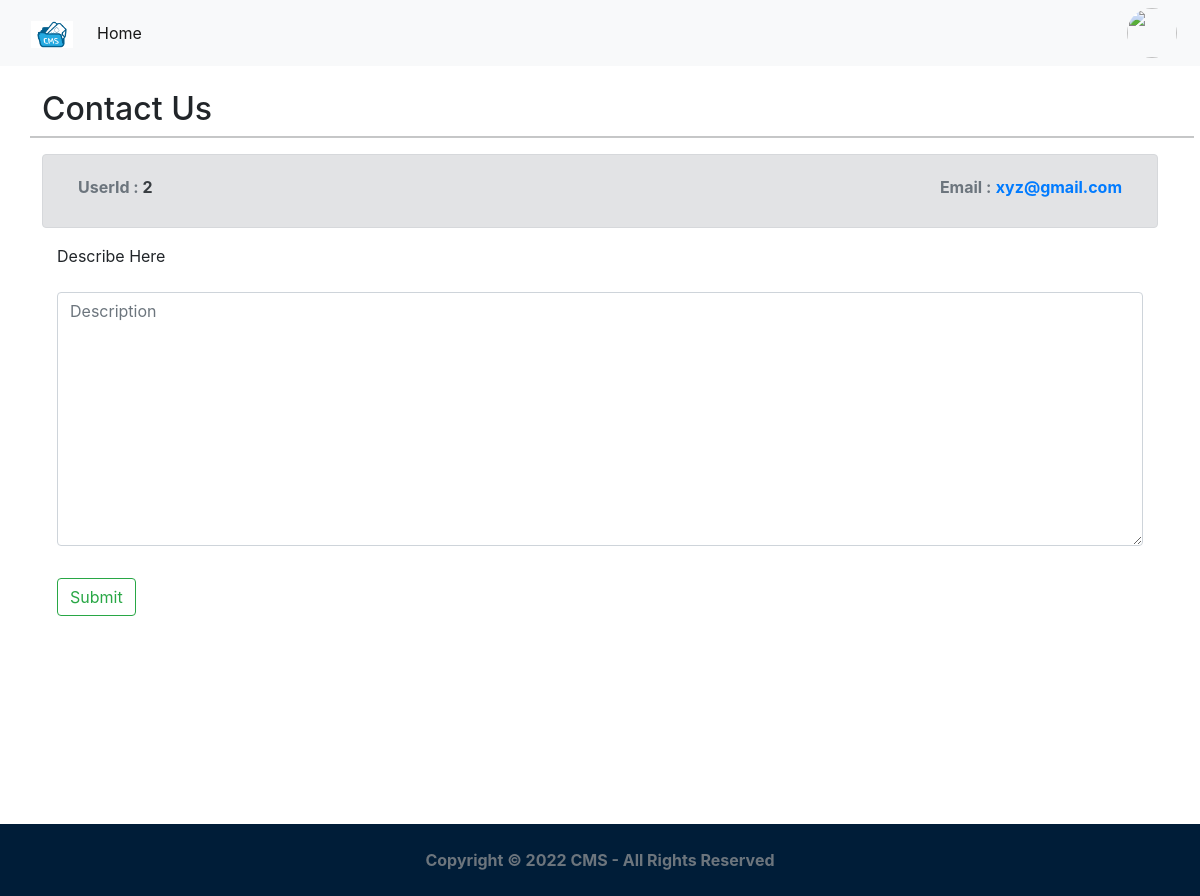
The page /feed/dashboard/contact/ (signed in) on the database as committed earlier.
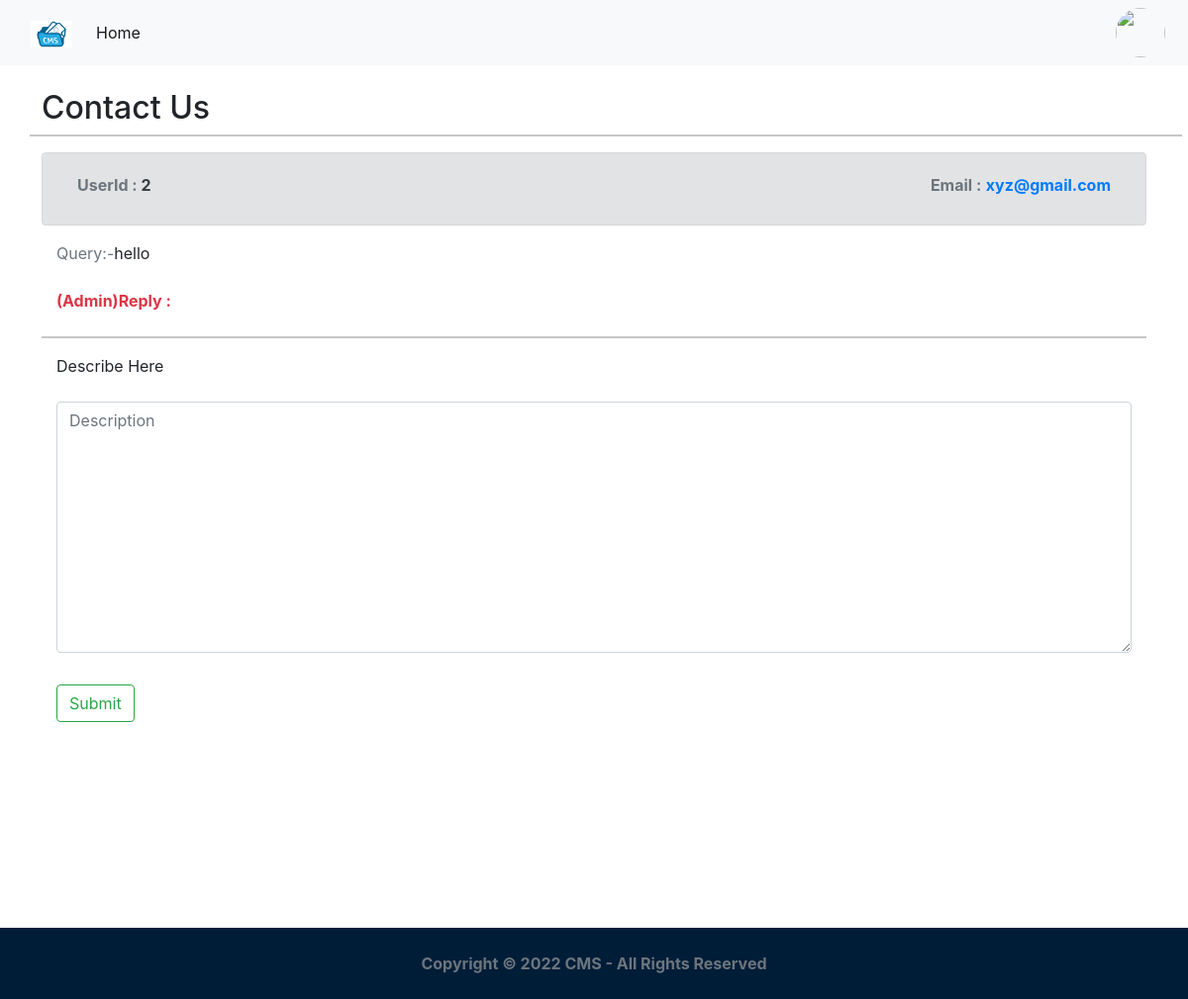
The same page on the database as committed later.
### core/models.py (models this page shows, shortened)
class Contact(models.Model):
	email = models.EmailField()
	user=models.ForeignKey(User,on_delete=models.CASCADE)
	description = models.CharField(max_length=200)
	reply=models.CharField(max_length=255)
	created_on = models.DateTimeField(auto_now_add=True)
	updated_on = models.DateTimeField(auto_now=True)
	class Meta:
		ordering = ['-created_on']

### core/views.py (the view, shortened to what this page needs)
# urls.py: path('feed/dashboard/contact/',login_required(ContactView.as_view()),name='contact_view'),
class ContactView(View):
	template_name='core/contact.html'
	form_class=ContactForm
	def get(self,request):
		form=self.form_class()
		contact_list=Contact.objects.filter(email=request.user.email).all()[:3]
		context={'form':form,'contact_list':contact_list}
		return render(request,self.template_name,context)

### core/forms.py
class ContactForm(forms.ModelForm):
	class Meta:
		model=Contact
		fields=('email','description',)
		widgets={
				'description':forms.Textarea(attrs={'rows':10,'cols':10,'class':'form-control mt-3','placeholder':'Description'}),
		}

### core/templates/core/contact.html (shortened to what this page needs)
{% extends 'core/baseProfile.html' %}
{% load static %}
{% block content %}
    <div class="container my-4"  >
        <div class="row">
            <h2 > Contact Us</h2>
            <hr>
            <form  method='post'>
                <div class="d-flex alert alert-secondary">
                  <div class="my-2 col-5 col-sm-6">
                      <label for="name" ><strong class="text-muted">UserId :</strong><strong> {{request.user.id}}</strong></label>
                  </div>
                  <div class="my-2 col-7 col-sm-6">
                      <label for="name" class="float-end"><strong class="text-muted">Email :</strong> <strong class="text-primary">{{request.user.email}}</strong></label>
                  </div>
              </div>
               {% for obj1 in contact_list %}
                <div class="mb-3 col-sm-8">
                     <label for="name"><span class="text-muted">Query:-</span>{{obj1.description}}</label>
                </div>
                <div class="mb-3 col-sm-8">
                    <label><strong class="text-danger">(Admin)Reply : </strong><strong class="text-muted">{{obj1.reply}}</strong></label>
                </div>
                <hr>
                {% endfor %}
                <div class="mt-3 col-sm-12">
                    <label for="description">Describe Here </label>
                    {{ form.description }}
                </div>
                <div class="my-4 col-sm-8 py-2 ">
                <button type="submit" class="btn btn-outline-success">Submit</button>
                </div>
            </form>
            </div>
        </div>
        <div style="height:19vh;">
    </div>
{% endblock %}

Rows that differ between the two databases and show on the page:
added Contact: description "hello"
